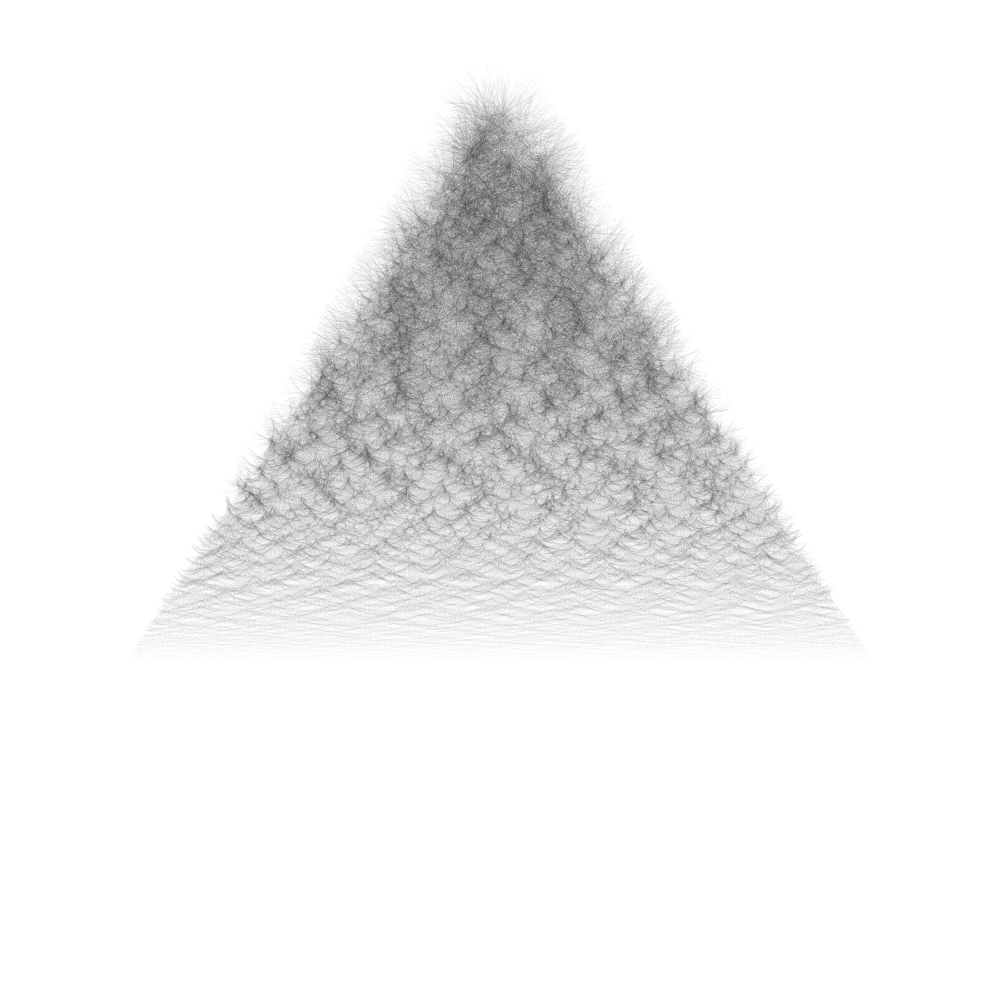
Frame 1 (no input)
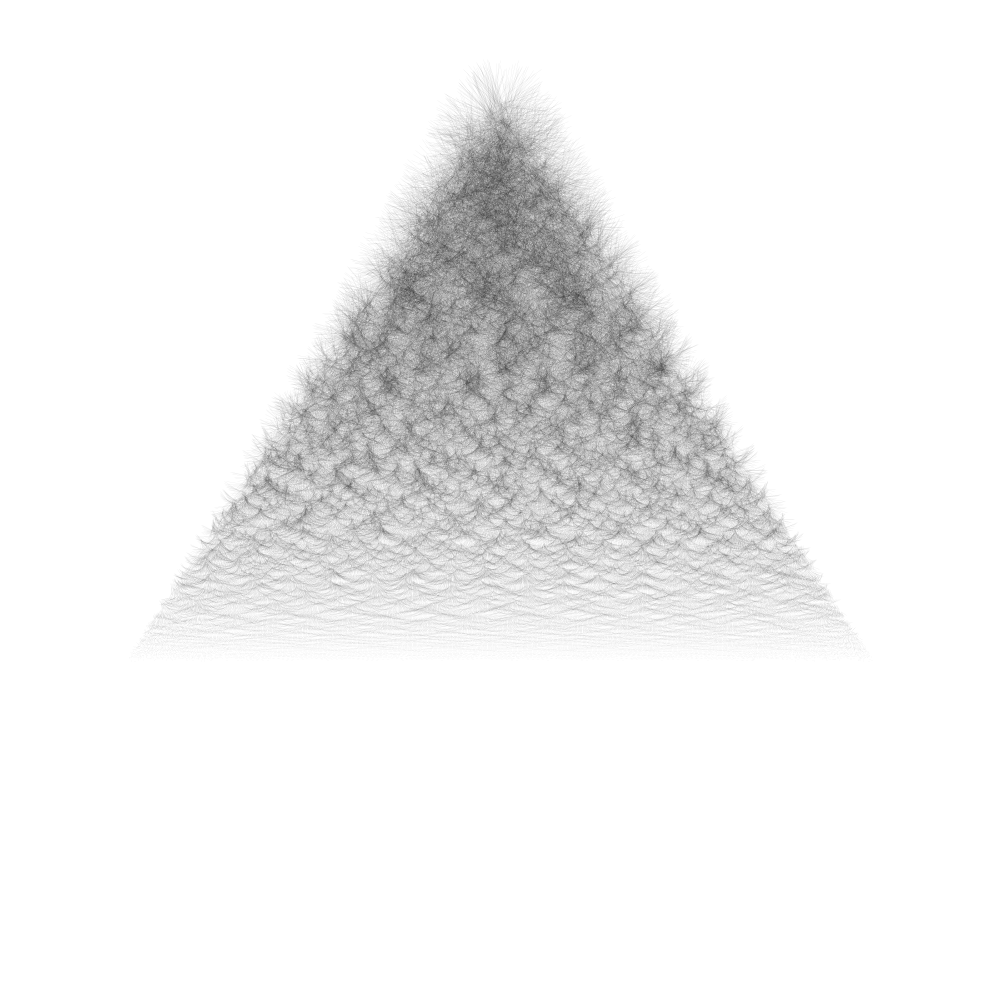
Frame 2 (the mouse pressed at the canvas centre, redrawn once)

The Processing sketch that drew these frames (run headless with seeded random() and noise(); the mouse was pressed at the canvas centre and the sketch redrawn once):

// Processing sketch: angleLinesv5_triangle
// ── angleLinesv5_triangle.pde
float x = 0;
float y = 0;
float x1;
float y1;
float x2;
float y2;
float gridCellsY;
float angle = 0;
float fWidth;
float fHeight;
float gridWidth;
float midX;
float midY;

float c = 0;
float length;

float gridCellsX = 800;
float s;


PShape circle;

void setup() {

  size(1000, 1000);
  noLoop();

  fWidth = float(width);
  fHeight = float(height);
  midX = fWidth/2;
  midY = fHeight/2;
  gridWidth = fWidth/gridCellsX;
  //println("gridWidth", gridWidth);
  gridCellsY = fHeight / gridWidth;
  println("gridCellsY", gridCellsY);

  circle = createShape(ELLIPSE, midX, midY, 100, 50);
  //textSize(10);
  //fill(0, 0, 0);
}


void draw() {
  background(255);

  //circle(midX, midY, 700);
  strokeWeight(0.01);
  stroke(0,0,0,50);
  for (float y=0; y < gridCellsY; y+=1) {
    for (float x=0; x < gridCellsX; x+=1) {
      x1 = x*gridWidth + gridWidth/2;
      y1 = y*gridWidth + gridWidth/2;
      x2 = x / gridCellsX;
      y2 = y / gridCellsY;

      //angle = noise(c*0.3)*2;
      //angle = 0.25/2;
      //circle(midX,midY,100);
      //point(x*gridWidth, y*gridWidth);
      //length = sin((c+3)/2);
      //length = map(length,-1,1,3,200);
      s = sin(c*0.5);
      //length = map(s, -1, 1, 1, 40)+random(-2, 2);
      length = y2;
      //length = 1-y2;
      length = length*(pow(length, 0.2));
      //length += 3;
      length = map(length, 0, 1, 50, -50);
      length = max(0, length);
      println(y2);
      //if (dist(x1, y1, midX, midY)<map(noise(c*0.03),0,1,150,550)) {
      if (dist(x1,y1,midX,y1) < y1*0.66666 && y2 < 0.6666){

        float distance = dist(x1, y1, midX, midY);

        float variance = pow(distance/800, 5)*50;
        //variance = 0;
        x1 = vary(x1, variance);
        y1 = vary(y1, variance)+100;
        lineAngle(x1, y1, angle, length);
      }
      angle += 0.1 + random(-0.1, 0.1);
      c += 1;
    }
    angle += 0.01;
  }
}

//void draw(){
//  float midX = fWidth/2;
//  float midY = fHeight/2;

//    background(255);
//    angle = noise(c*0.005)*2;
//    println(angle*TWO_PI);
//    lineAngle(midX, midY, angle, 60);

//    text(angle,midX,midY);
//    c += 1;
//}


void lineAngle(float x, float y, float angle, float length)
{
  //angle = angle*TWO_PI;
  //angle *= 1;
  line(x, y, x+cos(angle)*length, y-sin(angle)*length);
}

float vary(float i, float v)
{
  return(i+random(-v, v));
}
